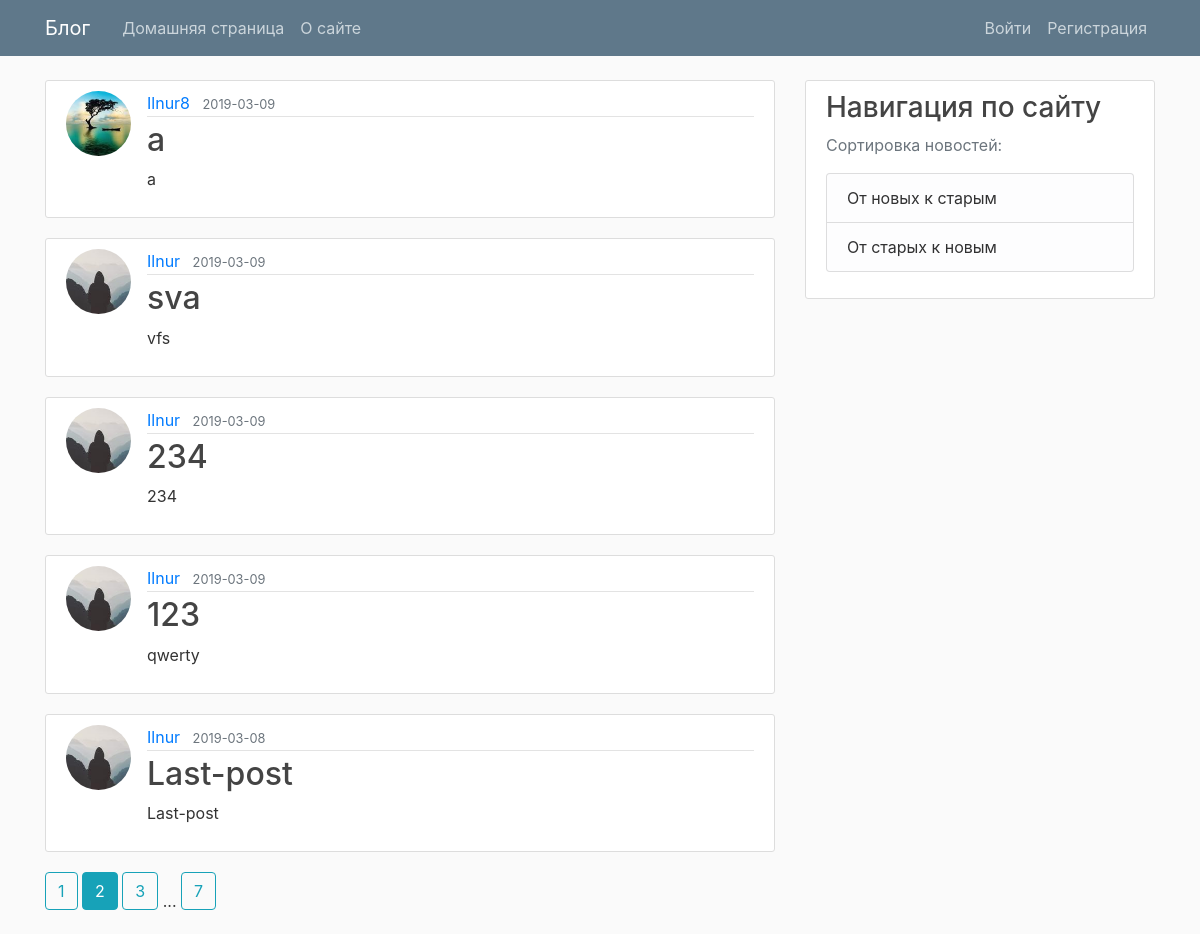
The page /home?page=2 on the database its author committed.
### main/models.py (models this page shows, shortened)
class Post(db.Model):
    id = db.Column(db.Integer, primary_key=True)
    title = db.Column(db.String(100), nullable=False)
    date_posted = db.Column(db.DateTime,
                            nullable=False, default=datetime.utcnow())
    content = db.Column(db.Text, nullable=False)
    user_id = db.Column(db.Integer, db.ForeignKey('user.id'), nullable=False)

class User(db.Model, UserMixin):
    id = db.Column(db.Integer, primary_key=True)
    username = db.Column(db.String(20), unique=True, nullable=False)
    email = db.Column(db.String(120), unique=True, nullable=False)
    image_file = db.Column(db.String(20),
                           nullable=False, default='default.jpg')
    password = db.Column(db.String(60), nullable=False)
    posts = db.relationship('Post', backref='author', lazy=True)

### main/main/routes.py (the view)
@main.route("/")
@main.route("/home")
def home():
    page = request.args.get('page', 1, type=int)
    posts = Post.query.order_by(
        Post.date_posted.desc()).paginate(page=page, per_page=5)
    return render_template('home.html', posts=posts, reverse=False, forUser=False)

### main/templates/home.html
{% extends "base.html" %}
{% block content %}
    {% for post in posts.items %}
        <article class="media content-section">
          <img class="rounded-circle article-img" src="{{ url_for('static', filename='profile_pics/' + post.author.image_file) }}">
          <div class="media-body">
            <div class="article-metadata">
              <a class="mr-2" href="{{ url_for('users.user_posts', username=post.author.username) }}">{{ post.author.username }}</a>
              <small class="text-muted">{{ post.date_posted.strftime('%Y-%m-%d') }}</small>
            </div>
            <h2><a class="article-title" href="{{ url_for('posts.post', post_id=post.id) }}">{{ post.title }}</a></h2>
            <p class="article-content">{{ post.content }}</p>
          </div>
        </article>
    {% endfor %}
    {% for page_num in posts.iter_pages(left_edge=1, right_edge=1, left_current=1, right_current=2) %}
      {% if page_num %}
        {% if posts.page == page_num %}
          {% if reverse %}
            <a class="btn btn-info mb-4" href="{{ url_for('main.home_reverse', page=page_num) }}">{{ page_num }}</a>
          {% else %}
            <a class="btn btn-info mb-4" href="{{ url_for('main.home', page=page_num) }}">{{ page_num }}</a>
          {% endif %}
        {% else %}
          {% if reverse %}
            <a class="btn btn-outline-info mb-4" href="{{ url_for('main.home_reverse', page=page_num) }}">{{ page_num }}</a>
          {% else %}
            <a class="btn btn-outline-info mb-4" href="{{ url_for('main.home', page=page_num) }}">{{ page_num }}</a>
          {% endif %}
        {% endif %}
      {% else %}
        ...
      {% endif %}
    {% endfor %}
{% endblock content %}

### main/static/main.css (style rules this page uses)
body { background: #fafafa; color: #333333; margin-top: 5rem; }
h1, h2, h3, h4, h5, h6 { color: #444444; }
.content-section { background: #ffffff; padding: 10px 20px; border: 1px solid #dddddd; border-radius: 3px; margin-bottom: 20px; }
.article-title { color: #444444; }
.article-content { white-space: pre-line; }
.article-img { height: 65px; width: 65px; margin-right: 16px; }
.article-metadata { padding-bottom: 1px; margin-bottom: 4px; border-bottom: 1px solid #e3e3e3 }

### rows shown on the page
Post: image_file (picture), author.username "Ilnur8", date_posted "2019-03-09", title "a", content "a"
Post: image_file (picture), author.username "Ilnur", date_posted "2019-03-09", title "sva", content "vfs"
Post: image_file (picture), author.username "Ilnur", date_posted "2019-03-09", title "234", content "234"
Post: image_file (picture), author.username "Ilnur", date_posted "2019-03-09", title "123", content "qwerty"
Post: image_file (picture), author.username "Ilnur", date_posted "2019-03-08", title "Last-post", content "Last-post"

### other values the page prints
{{ page_num }} "1" "3" "7"
{{ page_num }} "2"
